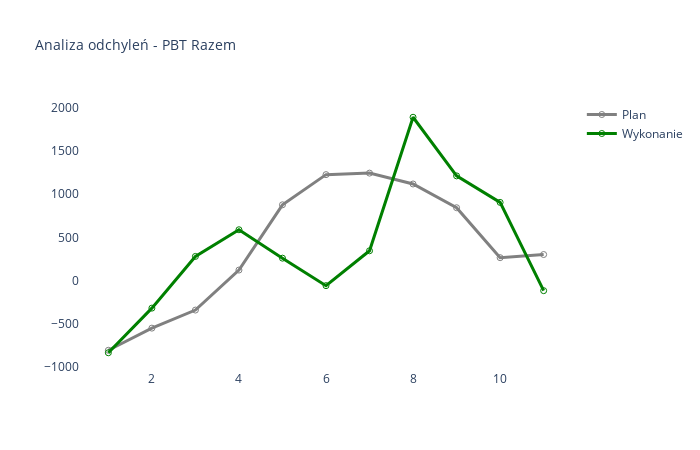

Source (notebook cell):
### Code cell
t_temp=t_konta_mis
t_wykres=t_temp.groupby(['M'],as_index=False)[['P_2022','W_2022']].sum()
t_wykres=t_wykres[t_wykres['M']<=msc]
#t_wykres['P_Ile']=t_wykres['P_Ile'].cumsum()
#t_wykres['W_Ile']=t_wykres['W_Ile'].cumsum()

fig=make_subplots(rows=1,cols=1)
fig.add_trace(go.Scatter(x=t_wykres['M'], y=t_wykres['P_2022'],  marker_symbol='circle-open',name="Plan",line= {"color": "gray", "width": 3}),row=1,col=1)
fig.add_trace(go.Scatter(x=t_wykres['M'], y=t_wykres['W_2022'],  marker_symbol='circle-open',name="Wykonanie",line= {"color": "green", "width": 3}),row=1,col=1)
fig.update_layout(title_text='Analiza odchyleń - PBT Razem')
fig.update_layout(plot_bgcolor='#FFFFFF',font_size=12,title_font_size=14,width=700, height=450)
fig.write_image(IMAGES / '1_PBT.png')
fig.show()

### Figure 1 — Plotly figure (JSON) as saved in the notebook; plotly's stock layout.template omitted (floating-point values rounded to 4 significant figures)
{"data": [{"line": {"color": "gray", "width": 3}, "marker": {"symbol": "circle-open"}, "name": "Plan", "type": "scatter", "x": [1, 2, 3, 4, 5, 6, 7, 8, 9, 10, 11], "xaxis": "x", "y": [-804.5, -548.8, -340.2, 121.7, 875.3, 1224.0, 1241.0, 1116.0, 841.5, 264.8, 301.2], "yaxis": "y"}, {"line": {"color": "green", "width": 3}, "marker": {"symbol": "circle-open"}, "name": "Wykonanie", "type": "scatter", "x": [1, 2, 3, 4, 5, 6, 7, 8, 9, 10, 11], "xaxis": "x", "y": [-833.0, -317.9, 279.3, 587.2, 259.1, -58.41, 344.5, 1886.0, 1209.0, 903.0, -116.1], "yaxis": "y"}], "layout": {"font": {"size": 12}, "height": 450, "plot_bgcolor": "#FFFFFF", "title": {"font": {"size": 14}, "text": "Analiza odchyleń - PBT Razem"}, "width": 700, "xaxis": {"anchor": "y", "domain": [0, 1]}, "yaxis": {"anchor": "x", "domain": [0, 1]}}}
